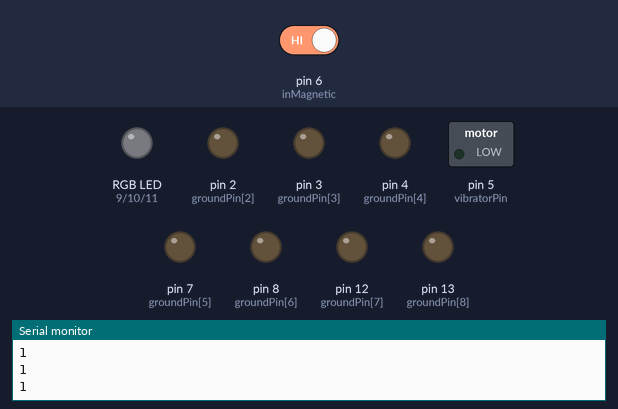
The sketch below on a simulated Arduino Uno, built with avr-gcc and run on an emulated ATmega328P. On the bench: switched loads named in the sketch (green lamp = pin HIGH), an RGB LED mixed from three pins (HIGH = lit), output pins drawn as LEDs (lit = HIGH), the last lines printed to the serial monitor. Inputs (shaded band) come from the test bench; at power-on: pin 6 (inMagnetic) HIGH. Pins used as bus, display or sensor lines are not drawn.

Above: at 1.8 s.
1.9 s: pin 6 (inMagnetic) driven LOW
At 3.2 s:
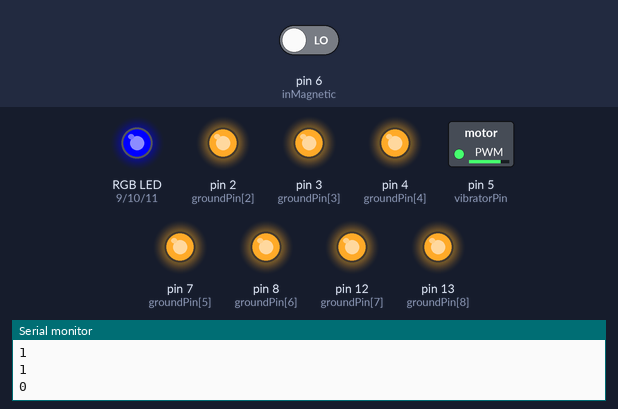
3.5 s: pin 6 (inMagnetic) driven HIGH
At 4.4 s:
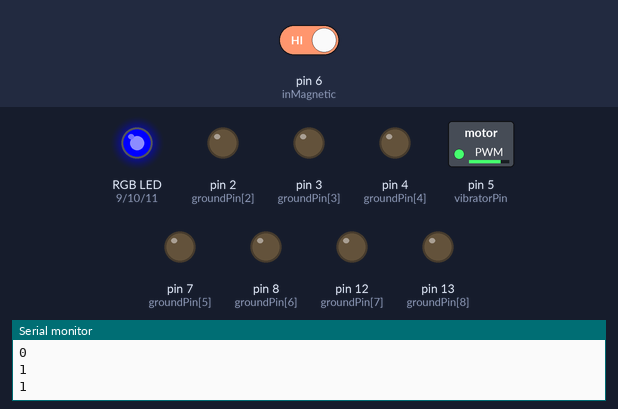
Timing chart, 0 to 6.5 s (numbered marks = the images above; inputs shaded):
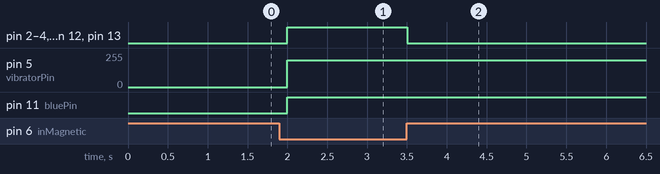

The sketch:

Tablero.ino
```cpp
int redPin = 9;     //pwm analog out for all red LEDs
int bluePin = 11;    //pwm analog out for all blue LEDs
int greenPin = 10;  //pwm analog out for all green LEDs
int ledCount = 9;   //# of RGB commone cathode LEDs

int vibratorPin = 5; // LED connected to digital pin 13
int inMagnetic = 6;   // pushbutton connected to digital pin 7
int val = 0;     // variable to store the read value
int groundPin[] = {0,1,2,3,4,7,8,12,13}; //digital grounds

struct RGB {
  byte r;
  byte g;
  byte b;
};

RGB ledArray[] = {{0,255,0},{0,255,0},{0,0,255},{0,255,0},{0,255,0},{0,0,255},{0,255,0},{0,255,0},{0,0,255}};


void setup()
{
  Serial.begin(9600);
  pinMode(vibratorPin, OUTPUT);      // sets the digital pin 13 as output
  pinMode(inMagnetic, INPUT);      // sets the digital pin 7 as input
  pinMode(redPin, OUTPUT);
  pinMode(greenPin, OUTPUT);
  pinMode(bluePin, OUTPUT);

  //declare grounds and debug all LEDs
  for(int i=0; i<ledCount; i++)
  {

    pinMode(groundPin[i],OUTPUT); //cycle each ground pin mode
    digitalWrite(groundPin[i],LOW);
  }


}

void loop()
{

  val = digitalRead(inMagnetic);   // read the input pin
     // sets the LED to the button's value
  //multiplex the ledArray values through each LED
  Serial.println(val);
  if(!val){
      analogWrite(vibratorPin,200);
      analogWrite(redPin, (255,0,0)); //red pin pwm set for specific LED color
      analogWrite(greenPin, (0,255,0));
      analogWrite(bluePin, (0,0,255));
      for(int i=0; i<ledCount; i++)
        digitalWrite(groundPin[i],HIGH);
      delay(1000);
  }
  else{
    for(int i=0; i<ledCount; i++)
      digitalWrite(groundPin[i],LOW);
  }
  delay(500);
}
```

Measured:
- after the input at 1.9 s, pin 2 (groundPin[2]), pin 3 (groundPin[3]), pin 4 (groundPin[4]), pin 7 (groundPin[5]), pin 8 (groundPin[6]), pin 11 (bluePin), pin 12 (groundPin[7]), pin 13 (groundPin[8]): LOW → HIGH after 0.10 s; pin 5 (vibratorPin): 0/255 → 200/255 after 0.10 s
- after the input at 3.5 s, pin 2 (groundPin[2]), pin 3 (groundPin[3]), pin 4 (groundPin[4]), pin 7 (groundPin[5]), pin 8 (groundPin[6]), pin 12 (groundPin[7]), pin 13 (groundPin[8]): HIGH → LOW at once
